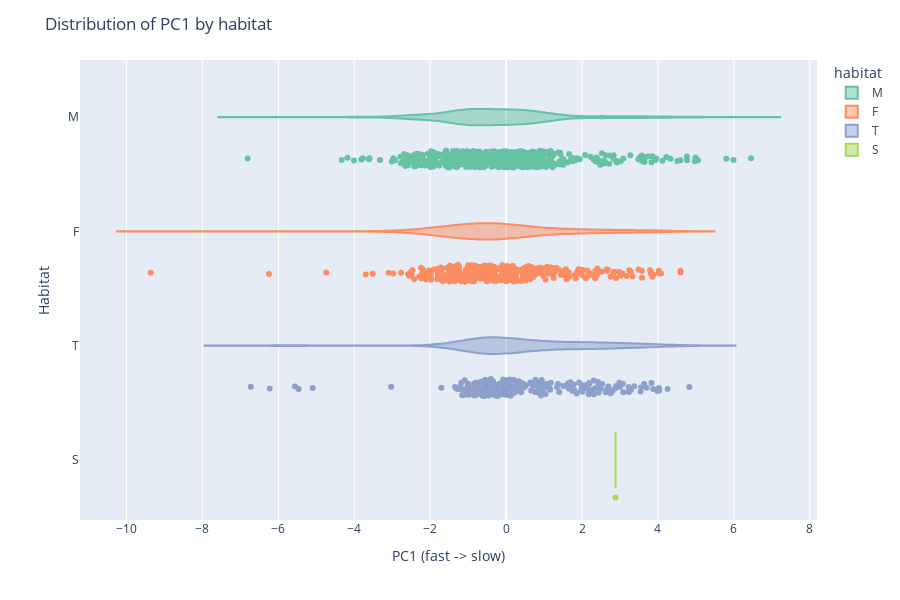

The code cell stored with this chart in its notebook:
### Code cell
fig = px.violin(
    df_pca,
    y="habitat",      
    x="PC1",          
    color="habitat",  
    # box=True,         
    points="all",     
    orientation="h",  
    color_discrete_sequence=px.colors.qualitative.Set2,
)

fig.update_layout(
    title="Distribution of PC1 by habitat",
    xaxis_title="PC1 (fast -> slow)",
    yaxis_title="Habitat",
    height=600
)

fig.show()

### Figure 1 — Plotly figure (JSON) as saved in the notebook; plotly's stock layout.template omitted (floating-point values rounded to 4 significant figures; data arrays with more than 128 entries replaced by an {"elided": "..."} marker saying what was removed)
{"data": [{"alignmentgroup": "True", "box": {"visible": false}, "hovertemplate": "habitat=%{y}<br>PC1=%{x}<extra></extra>", "legendgroup": "M", "marker": {"color": "rgb(102,194,165)"}, "name": "M", "offsetgroup": "M", "orientation": "h", "points": "all", "scalegroup": "True", "showlegend": true, "type": "violin", "x": {"elided": "543 float values"}, "x0": " ", "xaxis": "x", "y": {"elided": "543 str values"}, "y0": " ", "yaxis": "y"}, {"alignmentgroup": "True", "box": {"visible": false}, "hovertemplate": "habitat=%{y}<br>PC1=%{x}<extra></extra>", "legendgroup": "F", "marker": {"color": "rgb(252,141,98)"}, "name": "F", "offsetgroup": "F", "orientation": "h", "points": "all", "scalegroup": "True", "showlegend": true, "type": "violin", "x": {"elided": "330 float values"}, "x0": " ", "xaxis": "x", "y": {"elided": "330 str values"}, "y0": " ", "yaxis": "y"}, {"alignmentgroup": "True", "box": {"visible": false}, "hovertemplate": "habitat=%{y}<br>PC1=%{x}<extra></extra>", "legendgroup": "T", "marker": {"color": "rgb(141,160,203)"}, "name": "T", "offsetgroup": "T", "orientation": "h", "points": "all", "scalegroup": "True", "showlegend": true, "type": "violin", "x": {"elided": "218 float values"}, "x0": " ", "xaxis": "x", "y": {"elided": "218 str values"}, "y0": " ", "yaxis": "y"}, {"alignmentgroup": "True", "box": {"visible": false}, "hovertemplate": "habitat=%{y}<br>PC1=%{x}<extra></extra>", "legendgroup": "S", "marker": {"color": "rgb(166,216,84)"}, "name": "S", "offsetgroup": "S", "orientation": "h", "points": "all", "scalegroup": "True", "showlegend": true, "type": "violin", "x": [2.882], "x0": " ", "xaxis": "x", "y": ["S"], "y0": " ", "yaxis": "y"}], "layout": {"height": 600, "legend": {"title": {"text": "habitat"}, "tracegroupgap": 0}, "margin": {"t": 60}, "title": {"text": "Distribution of PC1 by habitat"}, "violinmode": "overlay", "xaxis": {"anchor": "y", "domain": [0, 1], "title": {"text": "PC1 (fast -> slow)"}}, "yaxis": {"anchor": "x", "categoryarray": ["S", null, "T", "F", "M"], "categoryorder": "array", "domain": [0, 1], "title": {"text": "Habitat"}}}}
